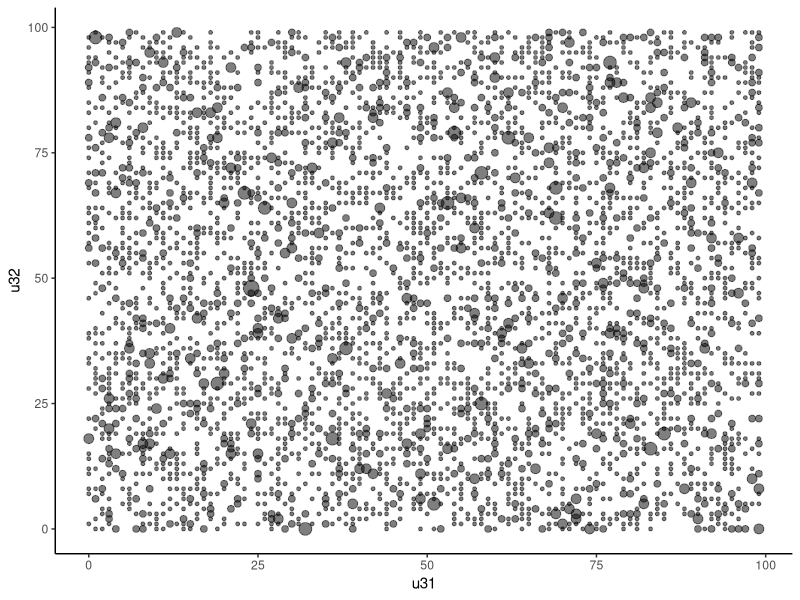
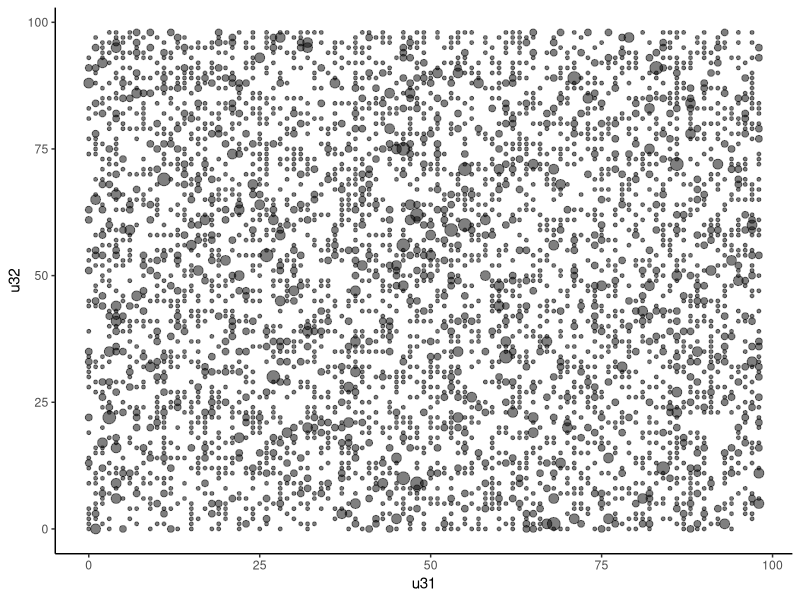

R code for these plots, in order:
## ---- chunk 1
knitr::opts_chunk$set(echo = TRUE)
## ---- chunk 2
library(data.table)
library(dplyr)
library(ggplot2)
## ---- chunk 3
msize<-100
n<-5000
zerodiag<-FALSE
## ---- chunk 4
two_columns<-data.table('u31'=rep(-1,n),'u32'=rep(-1,n))
for (i in 1:n) {
  matr<-matrix(runif(msize**2),nrow=msize)
  matr<-matr+t(matr)
  if(zerodiag) {diag(matr)<-0}
  two_columns[i,1]<-msize-rank(matr[,1])[3]
  two_columns[i,2]<-msize-rank(matr[,2])[3]
}
## ---- chunk 5
two_columns<-two_columns %>% count (u31,u32)
dots <- ggplot(two_columns,aes(x=u31,y=u32)) + 
  geom_point(size=two_columns$n,alpha=0.5) + theme_classic()
plot(dots)
## ---- chunk 6
tst<-cor.test(two_columns[[1]],two_columns[[2]],method="kendall")
print(tst)
## ---- chunk 7
zerodiag<-TRUE
two_columns<-data.table('u31'=rep(-1,n),'u32'=rep(-1,n))
for (i in 1:n) {
  matr<-matrix(runif(msize**2),nrow=msize)
  matr<-matr+t(matr)
  if(zerodiag) {diag(matr)<-0}
  two_columns[i,1]<-msize-rank(matr[,1])[3]
  two_columns[i,2]<-msize-rank(matr[,2])[3]
}
## ---- chunk 8
two_columns<-two_columns %>% count (u31,u32)
dots <- ggplot(two_columns,aes(x=u31,y=u32)) + 
  geom_point(size=two_columns$n,alpha=0.5) + theme_classic()
plot(dots)
## ---- chunk 9
tst<-cor.test(two_columns[[1]],two_columns[[2]],method="kendall")
print(tst)
